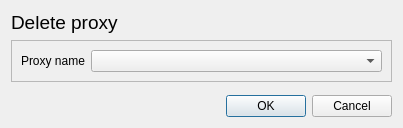
<?xml version="1.0" encoding="UTF-8"?>
<ui version="4.0">
 <class>Dialog</class>
 <widget class="QDialog" name="Dialog">
  <property name="windowModality">
   <enum>Qt::ApplicationModal</enum>
  </property>
  <property name="geometry">
   <rect>
    <x>0</x>
    <y>0</y>
    <width>403</width>
    <height>128</height>
   </rect>
  </property>
  <property name="sizePolicy">
   <sizepolicy hsizetype="Maximum" vsizetype="Maximum">
    <horstretch>0</horstretch>
    <verstretch>0</verstretch>
   </sizepolicy>
  </property>
  <property name="windowTitle">
   <string>Delete proxy</string>
  </property>
  <property name="modal">
   <bool>true</bool>
  </property>
  <layout class="QVBoxLayout" name="verticalLayout_2">
   <item>
    <widget class="QLabel" name="label_8">
     <property name="sizePolicy">
      <sizepolicy hsizetype="Maximum" vsizetype="Maximum">
       <horstretch>0</horstretch>
       <verstretch>0</verstretch>
      </sizepolicy>
     </property>
     <property name="font">
      <font>
       <pointsize>14</pointsize>
      </font>
     </property>
     <property name="text">
      <string>Delete proxy</string>
     </property>
    </widget>
   </item>
   <item>
    <widget class="QFrame" name="frame">
     <property name="sizePolicy">
      <sizepolicy hsizetype="Preferred" vsizetype="Maximum">
       <horstretch>0</horstretch>
       <verstretch>0</verstretch>
      </sizepolicy>
     </property>
     <property name="frameShape">
      <enum>QFrame::StyledPanel</enum>
     </property>
     <property name="frameShadow">
      <enum>QFrame::Raised</enum>
     </property>
     <layout class="QFormLayout" name="formLayout">
      <item row="0" column="0">
       <widget class="QLabel" name="label_23">
        <property name="text">
         <string>Proxy name</string>
        </property>
       </widget>
      </item>
      <item row="0" column="1">
       <widget class="QComboBox" name="delete_proxy_selection"/>
      </item>
     </layout>
    </widget>
   </item>
   <item>
    <spacer name="verticalSpacer">
     <property name="orientation">
      <enum>Qt::Vertical</enum>
     </property>
     <property name="sizeHint" stdset="0">
      <size>
       <width>20</width>
       <height>1</height>
      </size>
     </property>
    </spacer>
   </item>
   <item>
    <widget class="QDialogButtonBox" name="button_box">
     <property name="orientation">
      <enum>Qt::Horizontal</enum>
     </property>
     <property name="standardButtons">
      <set>QDialogButtonBox::Cancel|QDialogButtonBox::Ok</set>
     </property>
     <property name="centerButtons">
      <bool>false</bool>
     </property>
    </widget>
   </item>
  </layout>
 </widget>
 <resources/>
 <connections>
  <connection>
   <sender>button_box</sender>
   <signal>rejected()</signal>
   <receiver>Dialog</receiver>
   <slot>reject()</slot>
   <hints>
    <hint type="sourcelabel">
     <x>201</x>
     <y>106</y>
    </hint>
    <hint type="destinationlabel">
     <x>201</x>
     <y>63</y>
    </hint>
   </hints>
  </connection>
 </connections>
</ui>
